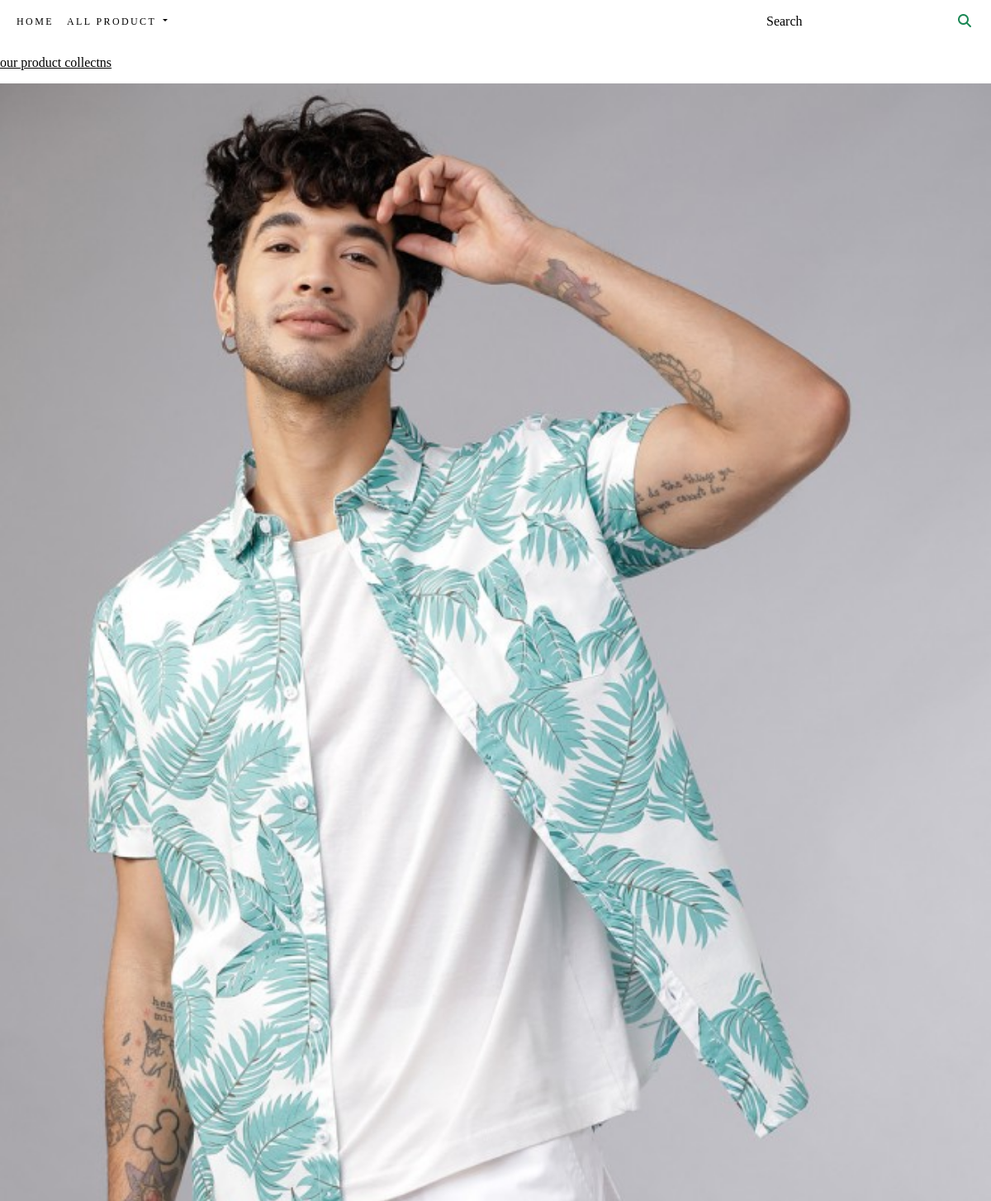
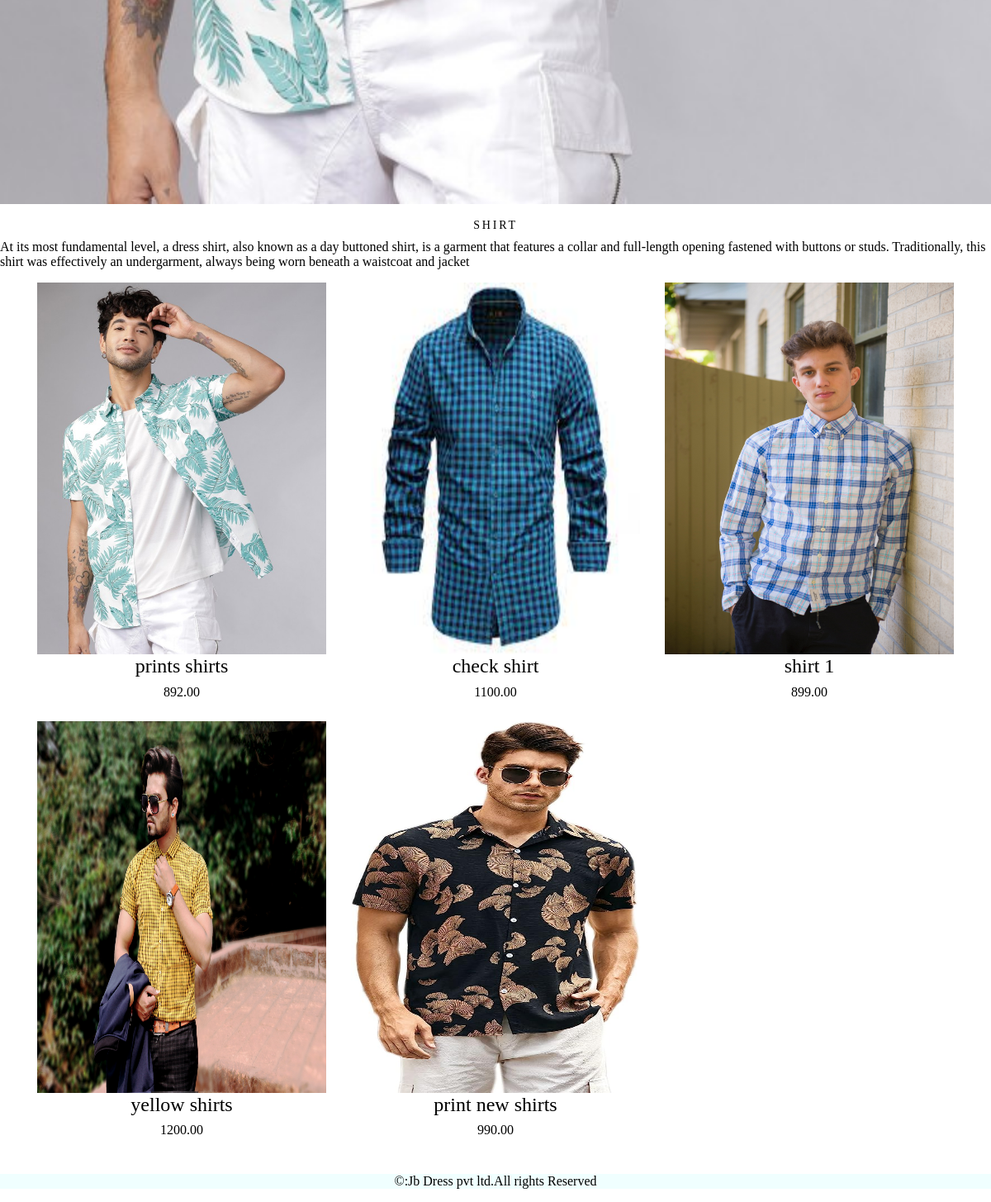
Screenshot of /shop/Shirt/ with the database file from the repository (2 pictures, top to bottom).
### shopapp/models.py (models this page shows, shortened)
class Category(models.Model):
    name=models.CharField(max_length=250,unique=True)
    slug=models.SlugField(max_length=250,unique=True)
    description=models.TextField(blank=True)
    image=models.ImageField(upload_to='category',blank=True)
    class meta:
        ordering=('name',)
        verbose_name='category'
        verbose_name_plural='categories'
    def get_url(self):
        return reverse('shopapp:product_by_category',args=[self.slug])

class Product(models.Model):
    name=models.CharField(max_length=250,unique=True)
    slug=models.SlugField(max_length=250,unique=True)
    description=models.TextField(blank=True)
    price=models.DecimalField(max_digits=10,decimal_places=2)
    Category=models.ForeignKey(Category,on_delete=models.CASCADE)
    image=models.ImageField(upload_to='Product',blank=True)
    stock=models.IntegerField(default='0')
    available=models.BooleanField(default=True)
    create=models.DateField(auto_now_add=True)
    update=models.DateField(auto_now=True)
    def get_url(self):
        return reverse('shopapp:prodCatDetail',args=[self.Category.slug,self.slug])
    class meta:
        ordering = ('name',)
        verbose_name = 'product'
        verbose_name_plural = 'products'

### shopapp/views.py (the view, shortened to what this page needs)
# urls.py: path('',views.allprodCat,name='allprodCat'),
def allprodCat(request,c_slug=None):
    c_page=None
    products_list=None
    if c_slug!=None:
        c_page=get_object_or_404(Category,slug=c_slug)
        products=Product.objects.all().filter(Category=c_page, available=True)
    return render(request,"category.html",{'category':c_page,'products':products})

### cart/contact_pro.py (called while the page is built)
def counter(request):
    item_count=0
    if 'admin' in request.path:
        return {}
    else:
        try:
            cart=Cart.objects.filter(cart_id=_cart_id(request))
            cart_items=CartItem.objects.all().filter(cart=cart[:1])
            for cart_item in cart_items:
                item_count += cart_item.quantity
        except Cart.DoesNotExist:
            item_count =0
    return dict(item_count=item_count)

### cart/views.py (called while the page is built)
def _cart_id(request):
    cart=request.session.session_key
    if not cart:
        cart=request.session.create()
    return cart

### shopapp/contact_prossessers.py (called while the page is built)
def menu_links(request):
    links=Category.objects.all()
    return dict(links=links)

### template/category.html (shortened to what this page needs)
{% extends 'base.html' %}
{% load static %}
{% block content %}
{% if category %}
   <div>
       <div class="row my_row_class">
           <div class="mx-auto">
           <p><a href="{% url 'shopapp:allprodCat' %}"> our product collectns </a></p>
       </div>
   </div>
   </div>
    {% endif %}
<div class="mx_auto">
    {% if category %}
    <img class="my_image" src="{{category.image.url}}" alt="{{category.name}}">
</div>
    <br>
<div>
      <h1 class="text-center my_title">{{category.name}}</h1>
      <p class="text-justify">{{category.description}}</p>
</div>
    {% endif %}
<div class="container">
    <div class="row mx_auto">
       {% for product in products %}
       <div class="my_bottom_margi col_9 col-sm-12 col-md-4 xol-lg-4">
           <div class="card text-center" style="min-width:18rem,;" >
               <a href="{{product.get_url}}"><img class="card-img-top my_image" style="width:350px;height:450px;" src="{{product.image.url}}" alt="{{product.name}}"  width="500" height="600"> </a>
           <div class="">
              <h4>{{product.name}}</h4>
              <p>{{product.price}}</p>
           </div>
           </div>
       </div>
        {% endfor %}
    </div>
    <br>
</div>
{% endblock %}

### static/css/custom.css (style rules this page uses)
.my_row_class { padding-top:15px; }
.my_image { width:100%; height:auto; }
.my_title { font-size:14px; text-transform:uppercase; letter-spacing:.2em; }
.my_bottom_margi { margin-bottom:10px; }

### rows the page displays
Category: image (picture), name "SHIRT", description "At its most fundamental level, a dress shirt, also known as a day buttoned shirt, is a garment that features a collar and full-length opening fastened with buttons or studs. Traditionally, this shirt was effectively an undergarment, always being worn beneath a waistcoat and jacket"
Product: image (picture), name "prints shirts", price "892.00"
Product: image (picture), name "check shirt", price "1100.00"
Product: image (picture), name "shirt 1", price "899.00"
Product: image (picture), name "yellow shirts", price "1200.00"
Product: image (picture), name "print new shirts", price "990.00"
